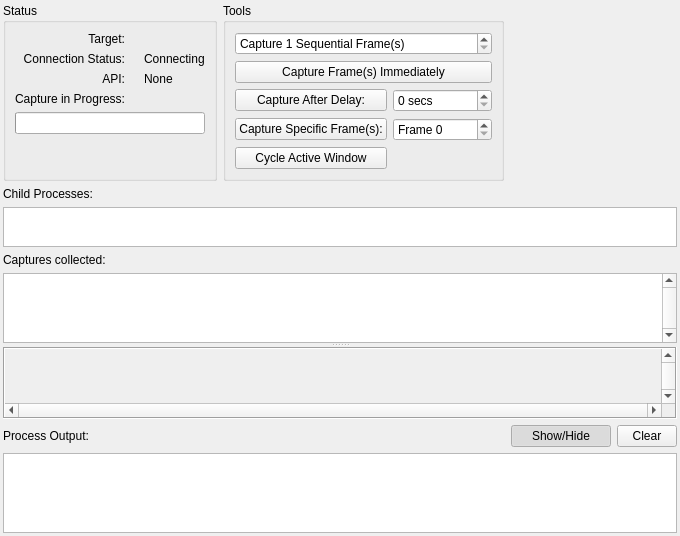
<?xml version="1.0" encoding="UTF-8"?>
<ui version="4.0">
 <class>LiveCapture</class>
 <widget class="QFrame" name="LiveCapture">
  <property name="geometry">
   <rect>
    <x>0</x>
    <y>0</y>
    <width>680</width>
    <height>483</height>
   </rect>
  </property>
  <property name="windowTitle">
   <string>Connecting...</string>
  </property>
  <layout class="QVBoxLayout" name="mainLayout">
   <property name="leftMargin">
    <number>3</number>
   </property>
   <property name="topMargin">
    <number>3</number>
   </property>
   <property name="rightMargin">
    <number>3</number>
   </property>
   <property name="bottomMargin">
    <number>3</number>
   </property>
   <item>
    <widget class="QFrame" name="frame_3">
     <property name="sizePolicy">
      <sizepolicy hsizetype="Preferred" vsizetype="Maximum">
       <horstretch>0</horstretch>
       <verstretch>0</verstretch>
      </sizepolicy>
     </property>
     <layout class="QHBoxLayout" name="horizontalLayout">
      <property name="leftMargin">
       <number>0</number>
      </property>
      <property name="topMargin">
       <number>0</number>
      </property>
      <property name="rightMargin">
       <number>0</number>
      </property>
      <property name="bottomMargin">
       <number>0</number>
      </property>
      <item>
       <widget class="QGroupBox" name="statusGroup">
        <property name="title">
         <string>Status</string>
        </property>
        <layout class="QGridLayout" name="gridLayout_2">
         <item row="0" column="0">
          <widget class="QLabel" name="label">
           <property name="text">
            <string>Target:</string>
           </property>
           <property name="alignment">
            <set>Qt::AlignRight|Qt::AlignTrailing|Qt::AlignVCenter</set>
           </property>
          </widget>
         </item>
         <item row="0" column="2">
          <widget class="QLabel" name="target">
           <property name="text">
            <string/>
           </property>
          </widget>
         </item>
         <item row="1" column="0">
          <widget class="QLabel" name="connectionStatusLabel">
           <property name="text">
            <string>Connection Status:</string>
           </property>
           <property name="alignment">
            <set>Qt::AlignRight|Qt::AlignTrailing|Qt::AlignVCenter</set>
           </property>
          </widget>
         </item>
         <item row="1" column="1">
          <widget class="QLabel" name="connectionIcon">
           <property name="sizePolicy">
            <sizepolicy hsizetype="Fixed" vsizetype="Preferred">
             <horstretch>0</horstretch>
             <verstretch>0</verstretch>
            </sizepolicy>
           </property>
           <property name="text">
            <string/>
           </property>
           <property name="pixmap">
            <pixmap resource="../../Resources/resources.qrc">:/hourglass.png</pixmap>
           </property>
          </widget>
         </item>
         <item row="1" column="2">
          <widget class="QLabel" name="connectionStatus">
           <property name="text">
            <string>Connecting</string>
           </property>
          </widget>
         </item>
         <item row="2" column="0">
          <widget class="QLabel" name="apiStatusLabel">
           <property name="text">
            <string>API:</string>
           </property>
           <property name="alignment">
            <set>Qt::AlignRight|Qt::AlignTrailing|Qt::AlignTop</set>
           </property>
          </widget>
         </item>
         <item row="2" column="1">
          <widget class="RDLabel" name="apiIcon">
           <property name="sizePolicy">
            <sizepolicy hsizetype="Fixed" vsizetype="Preferred">
             <horstretch>0</horstretch>
             <verstretch>0</verstretch>
            </sizepolicy>
           </property>
           <property name="cursor">
            <cursorShape>PointingHandCursor</cursorShape>
           </property>
           <property name="toolTip">
            <string>&lt;p&gt;An API in use is not presenting to a window. This commonly means the API rendering is happening to off-screen targets and either nothing is displayed, or the results are displayed using some other mechanism.&lt;/p&gt;

&lt;p&gt;Without the boundary of a frame, RenderDoc cannot capture by default since it can't tell where to start and stop.&lt;/p&gt;

&lt;p&gt;You can use RenderDoc's In-application API to manually provide markers about where to start and stop the frame capture.&lt;/p&gt;

&lt;p&gt;Click on the icon for more information about this API.&lt;/p&gt;</string>
           </property>
           <property name="pixmap">
            <pixmap resource="../../Resources/resources.qrc">:/information.png</pixmap>
           </property>
          </widget>
         </item>
         <item row="2" column="2">
          <widget class="QLabel" name="apiStatus">
           <property name="text">
            <string>None</string>
           </property>
           <property name="textFormat">
            <enum>Qt::RichText</enum>
           </property>
          </widget>
         </item>
         <item row="3" column="0">
          <widget class="QLabel" name="progressLabel">
           <property name="text">
            <string>Capture in Progress:</string>
           </property>
           <property name="alignment">
            <set>Qt::AlignRight|Qt::AlignTrailing|Qt::AlignVCenter</set>
           </property>
          </widget>
         </item>
         <item row="4" column="0" colspan="3">
          <widget class="QProgressBar" name="progressBar">
           <property name="sizePolicy">
            <sizepolicy hsizetype="Expanding" vsizetype="Fixed">
             <horstretch>0</horstretch>
             <verstretch>0</verstretch>
            </sizepolicy>
           </property>
          </widget>
         </item>
         <item row="5" column="0" colspan="2">
          <spacer name="verticalSpacer_2">
           <property name="orientation">
            <enum>Qt::Vertical</enum>
           </property>
           <property name="sizeHint" stdset="0">
            <size>
             <width>0</width>
             <height>0</height>
            </size>
           </property>
          </spacer>
         </item>
        </layout>
       </widget>
      </item>
      <item>
       <widget class="QGroupBox" name="toolsGroup">
        <property name="title">
         <string>Tools</string>
        </property>
        <layout class="QGridLayout" name="gridLayout_3">
         <item row="0" column="0" colspan="2">
          <widget class="QDoubleSpinBox" name="numFrames">
           <property name="minimumSize">
            <size>
             <width>45</width>
             <height>0</height>
            </size>
           </property>
           <property name="prefix">
            <string>Capture </string>
           </property>
           <property name="suffix">
            <string> Sequential Frame(s)</string>
           </property>
           <property name="decimals">
            <number>0</number>
           </property>
           <property name="minimum">
            <double>1.000000000000000</double>
           </property>
           <property name="maximum">
            <double>10.000000000000000</double>
           </property>
           <property name="value">
            <double>1.000000000000000</double>
           </property>
          </widget>
         </item>
         <item row="1" column="0" colspan="2">
          <widget class="QPushButton" name="triggerImmediateCapture">
           <property name="text">
            <string>Capture Frame(s) Immediately</string>
           </property>
          </widget>
         </item>
         <item row="3" column="0">
          <widget class="QPushButton" name="triggerDelayedCapture">
           <property name="text">
            <string>Capture After Delay:</string>
           </property>
          </widget>
         </item>
         <item row="3" column="1">
          <widget class="QDoubleSpinBox" name="captureDelay">
           <property name="baseSize">
            <size>
             <width>0</width>
             <height>0</height>
            </size>
           </property>
           <property name="suffix">
            <string> secs</string>
           </property>
           <property name="decimals">
            <number>0</number>
           </property>
           <property name="maximum">
            <double>120.000000000000000</double>
           </property>
           <property name="value">
            <double>0.000000000000000</double>
           </property>
          </widget>
         </item>
         <item row="4" column="0">
          <widget class="QPushButton" name="queueCap">
           <property name="text">
            <string>Capture Specific Frame(s):</string>
           </property>
          </widget>
         </item>
         <item row="4" column="1">
          <widget class="QDoubleSpinBox" name="captureFrame">
           <property name="prefix">
            <string>Frame </string>
           </property>
           <property name="decimals">
            <number>0</number>
           </property>
           <property name="maximum">
            <double>10000.000000000000000</double>
           </property>
          </widget>
         </item>
         <item row="5" column="0" colspan="2">
          <spacer name="verticalSpacer">
           <property name="orientation">
            <enum>Qt::Vertical</enum>
           </property>
           <property name="sizeHint" stdset="0">
            <size>
             <width>0</width>
             <height>0</height>
            </size>
           </property>
          </spacer>
         </item>
         <item row="6" column="0">
          <widget class="QPushButton" name="cycleActiveWindow">
           <property name="text">
            <string>Cycle Active Window</string>
           </property>
          </widget>
         </item>
        </layout>
       </widget>
      </item>
      <item>
       <spacer name="horizontalSpacer">
        <property name="orientation">
         <enum>Qt::Horizontal</enum>
        </property>
        <property name="sizeHint" stdset="0">
         <size>
          <width>75</width>
          <height>20</height>
         </size>
        </property>
       </spacer>
      </item>
     </layout>
    </widget>
   </item>
   <item>
    <widget class="QLabel" name="childProcessLabel">
     <property name="sizePolicy">
      <sizepolicy hsizetype="Preferred" vsizetype="Fixed">
       <horstretch>0</horstretch>
       <verstretch>0</verstretch>
      </sizepolicy>
     </property>
     <property name="text">
      <string>Child Processes:</string>
     </property>
    </widget>
   </item>
   <item>
    <widget class="QListWidget" name="childProcesses">
     <property name="sizePolicy">
      <sizepolicy hsizetype="Expanding" vsizetype="Preferred">
       <horstretch>0</horstretch>
       <verstretch>0</verstretch>
      </sizepolicy>
     </property>
     <property name="minimumSize">
      <size>
       <width>0</width>
       <height>40</height>
      </size>
     </property>
     <property name="sizeAdjustPolicy">
      <enum>QAbstractScrollArea::AdjustToContents</enum>
     </property>
     <property name="editTriggers">
      <set>QAbstractItemView::NoEditTriggers</set>
     </property>
     <property name="showDropIndicator" stdset="0">
      <bool>false</bool>
     </property>
     <property name="movement">
      <enum>QListView::Static</enum>
     </property>
     <property name="resizeMode">
      <enum>QListView::Adjust</enum>
     </property>
     <property name="spacing">
      <number>15</number>
     </property>
     <property name="viewMode">
      <enum>QListView::IconMode</enum>
     </property>
    </widget>
   </item>
   <item>
    <widget class="QFrame" name="frame_2">
     <property name="frameShape">
      <enum>QFrame::NoFrame</enum>
     </property>
     <property name="frameShadow">
      <enum>QFrame::Plain</enum>
     </property>
     <layout class="QVBoxLayout" name="verticalLayout_3">
      <property name="spacing">
       <number>0</number>
      </property>
      <property name="leftMargin">
       <number>0</number>
      </property>
      <property name="topMargin">
       <number>0</number>
      </property>
      <property name="rightMargin">
       <number>0</number>
      </property>
      <property name="bottomMargin">
       <number>0</number>
      </property>
      <item>
       <widget class="QSplitter" name="previewSplit">
        <property name="orientation">
         <enum>Qt::Vertical</enum>
        </property>
        <property name="childrenCollapsible">
         <bool>false</bool>
        </property>
        <widget class="QFrame" name="frame">
         <property name="frameShape">
          <enum>QFrame::NoFrame</enum>
         </property>
         <property name="frameShadow">
          <enum>QFrame::Plain</enum>
         </property>
         <layout class="QVBoxLayout" name="verticalLayout_2">
          <property name="leftMargin">
           <number>0</number>
          </property>
          <property name="topMargin">
           <number>0</number>
          </property>
          <property name="rightMargin">
           <number>0</number>
          </property>
          <property name="bottomMargin">
           <number>0</number>
          </property>
          <item>
           <widget class="QLabel" name="capturesLabel">
            <property name="text">
             <string>Captures collected:</string>
            </property>
           </widget>
          </item>
          <item>
           <widget class="RDListWidget" name="captures">
            <property name="verticalScrollBarPolicy">
             <enum>Qt::ScrollBarAlwaysOn</enum>
            </property>
            <property name="horizontalScrollBarPolicy">
             <enum>Qt::ScrollBarAlwaysOff</enum>
            </property>
            <property name="sizeAdjustPolicy">
             <enum>QAbstractScrollArea::AdjustToContents</enum>
            </property>
            <property name="editTriggers">
             <set>QAbstractItemView::EditKeyPressed|QAbstractItemView::SelectedClicked</set>
            </property>
            <property name="showDropIndicator" stdset="0">
             <bool>false</bool>
            </property>
            <property name="selectionMode">
             <enum>QAbstractItemView::ExtendedSelection</enum>
            </property>
            <property name="iconSize">
             <size>
              <width>256</width>
              <height>144</height>
             </size>
            </property>
            <property name="verticalScrollMode">
             <enum>QAbstractItemView::ScrollPerPixel</enum>
            </property>
            <property name="movement">
             <enum>QListView::Static</enum>
            </property>
            <property name="flow">
             <enum>QListView::LeftToRight</enum>
            </property>
            <property name="resizeMode">
             <enum>QListView::Adjust</enum>
            </property>
            <property name="spacing">
             <number>12</number>
            </property>
            <property name="viewMode">
             <enum>QListView::IconMode</enum>
            </property>
            <property name="uniformItemSizes">
             <bool>true</bool>
            </property>
           </widget>
          </item>
         </layout>
        </widget>
        <widget class="QScrollArea" name="previewScroll">
         <property name="sizePolicy">
          <sizepolicy hsizetype="Preferred" vsizetype="Preferred">
           <horstretch>0</horstretch>
           <verstretch>0</verstretch>
          </sizepolicy>
         </property>
         <property name="frameShape">
          <enum>QFrame::Box</enum>
         </property>
         <property name="verticalScrollBarPolicy">
          <enum>Qt::ScrollBarAlwaysOn</enum>
         </property>
         <property name="horizontalScrollBarPolicy">
          <enum>Qt::ScrollBarAlwaysOn</enum>
         </property>
         <property name="sizeAdjustPolicy">
          <enum>QAbstractScrollArea::AdjustToContents</enum>
         </property>
         <property name="alignment">
          <set>Qt::AlignLeading|Qt::AlignLeft|Qt::AlignTop</set>
         </property>
         <widget class="RDLabel" name="preview">
          <property name="geometry">
           <rect>
            <x>0</x>
            <y>0</y>
            <width>16</width>
            <height>16</height>
           </rect>
          </property>
          <property name="sizePolicy">
           <sizepolicy hsizetype="Fixed" vsizetype="Fixed">
            <horstretch>0</horstretch>
            <verstretch>0</verstretch>
           </sizepolicy>
          </property>
         </widget>
        </widget>
       </widget>
      </item>
     </layout>
    </widget>
   </item>
   <item>
    <widget class="QFrame" name="processOutputFrame">
     <property name="frameShape">
      <enum>QFrame::NoFrame</enum>
     </property>
     <layout class="QVBoxLayout" name="processOutputLayout">
      <property name="leftMargin">
       <number>0</number>
      </property>
      <property name="topMargin">
       <number>0</number>
      </property>
      <property name="rightMargin">
       <number>0</number>
      </property>
      <property name="bottomMargin">
       <number>0</number>
      </property>
      <item>
       <layout class="QHBoxLayout" name="processOutputHeader">
        <item>
         <widget class="QLabel" name="processOutputLabel">
          <property name="text">
           <string>Process Output:</string>
          </property>
         </widget>
        </item>
        <item>
         <widget class="QPushButton" name="processOutputToggle">
          <property name="text">
           <string>Show/Hide</string>
          </property>
          <property name="checkable">
           <bool>true</bool>
          </property>
          <property name="checked">
           <bool>true</bool>
          </property>
          <property name="maximumSize">
           <size>
            <width>100</width>
            <height>16777215</height>
           </size>
          </property>
         </widget>
        </item>
        <item>
         <widget class="QPushButton" name="processOutputClear">
          <property name="text">
           <string>Clear</string>
          </property>
          <property name="maximumSize">
           <size>
            <width>60</width>
            <height>16777215</height>
           </size>
          </property>
         </widget>
        </item>
       </layout>
      </item>
      <item>
       <widget class="QTextEdit" name="processOutput">
        <property name="readOnly">
         <bool>true</bool>
        </property>
        <property name="minimumSize">
         <size>
          <width>0</width>
          <height>80</height>
         </size>
        </property>
        <property name="maximumSize">
         <size>
          <width>16777215</width>
          <height>200</height>
         </size>
        </property>
        <property name="font">
         <font>
          <family>Courier</family>
         </font>
        </property>
       </widget>
      </item>
     </layout>
    </widget>
   </item>
  </layout>
 </widget>
 <customwidgets>
  <customwidget>
   <class>RDLabel</class>
   <extends>QLabel</extends>
   <header>Widgets/Extended/RDLabel.h</header>
  </customwidget>
  <customwidget>
   <class>RDListWidget</class>
   <extends>QListWidget</extends>
   <header>Widgets/Extended/RDListWidget.h</header>
  </customwidget>
 </customwidgets>
 <resources>
  <include location="../../Resources/resources.qrc"/>
 </resources>
 <connections/>
</ui>
